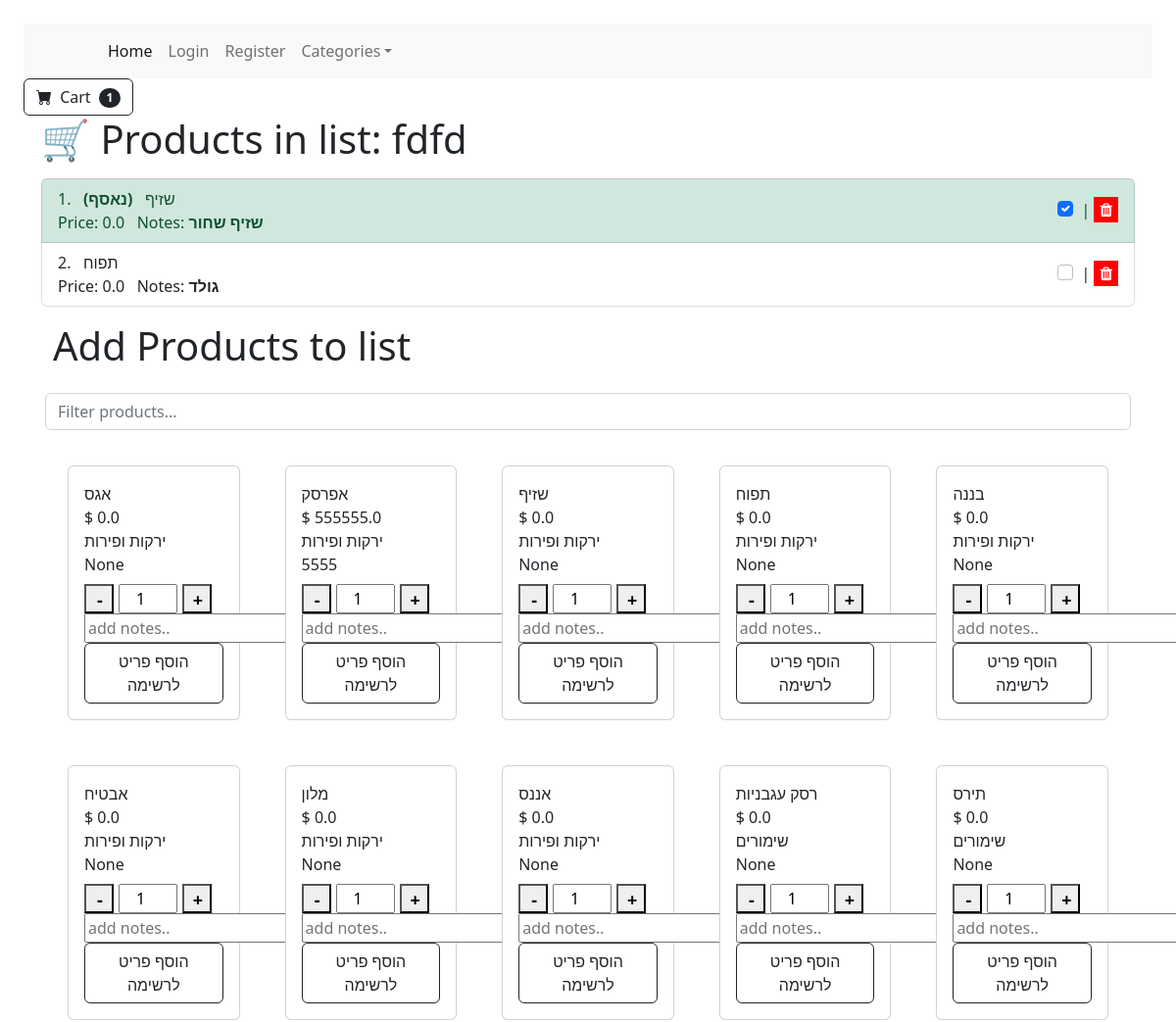
Before: /list/9 (upper part) with the older database file.
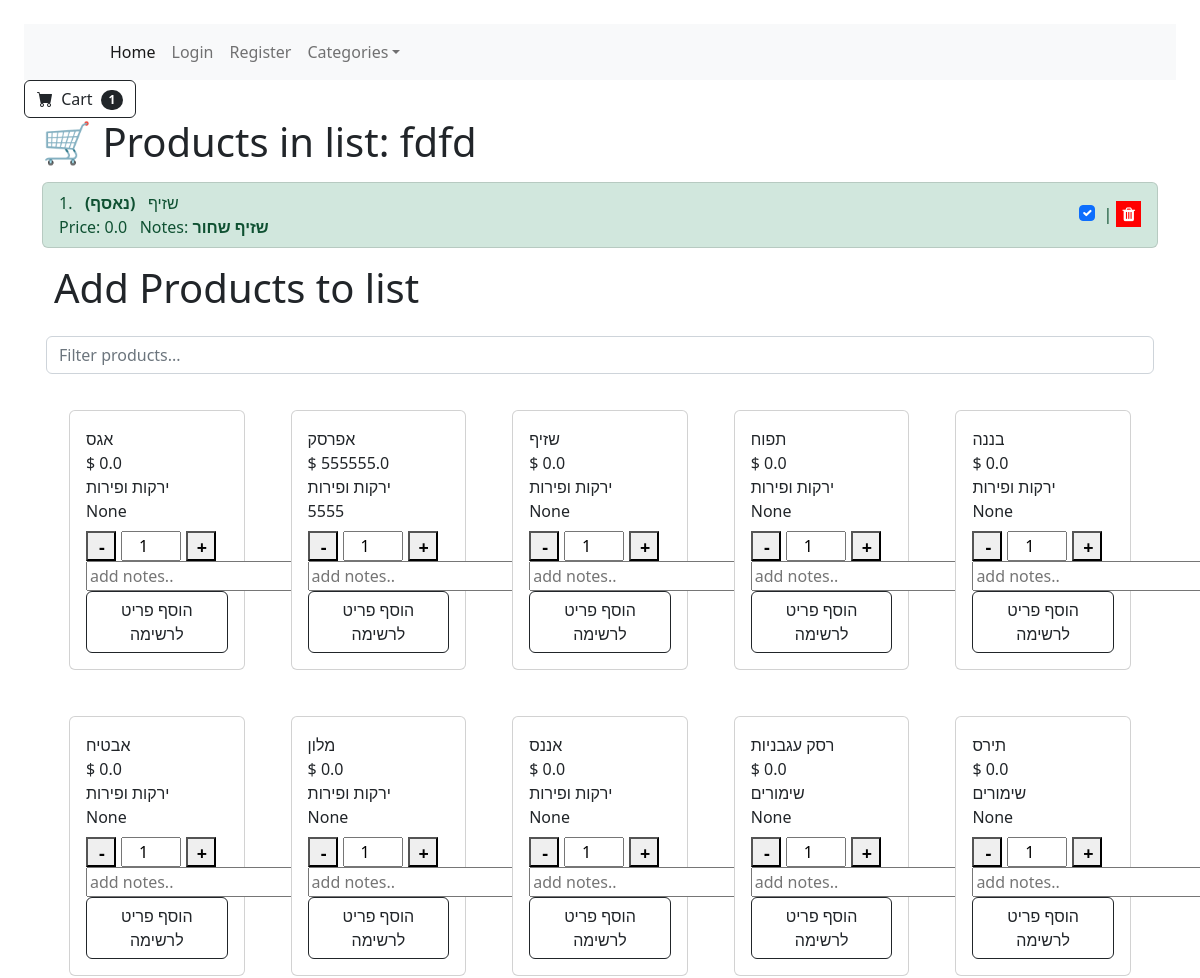
After: the same page with the newer database file.
### tables this page shows
CREATE TABLE lists (
                id INTEGER PRIMARY KEY AUTOINCREMENT,
                name TEXT UNIQUE
            );

CREATE TABLE product_in_list (
    id INTEGER PRIMARY KEY AUTOINCREMENT,
    list_id INTEGER,
    product_id INTEGER,
    collected INTEGER DEFAULT 0,
    notes TEXT,
    quantity INTEGER,
    FOREIGN KEY (list_id) REFERENCES lists(id),
    FOREIGN KEY (product_id) REFERENCES products(id)
);

CREATE TABLE products (
        id INTEGER PRIMARY KEY AUTOINCREMENT,
        name TEXT NOT NULL,
        unit TEXT ,
        price REAL,
        category_id INTEGER,
        FOREIGN KEY (category_id) REFERENCES categories(id)
    );

CREATE TABLE categories (
        id INTEGER PRIMARY KEY AUTOINCREMENT,
        name TEXT UNIQUE NOT NULL
    );

### app.py (the view)
@app.route("/list/<int:list_id>", methods=["GET", "POST"])
def view_list(list_id):
    list_items_data = []  # make this a list
    items = database_read(f"select * from product_in_list where list_id ='{list_id}';")
    list_data = database_read(f"select * from product_in_list where list_id ='{list_id}';")
    if items:
        for item in items:
            product_id = item['product_id']
            item_data =  database_read(f"select pl.*,p.* from products p inner JOIN product_in_list  pl on pl.product_id = p.id where p.id ='{product_id}';")
            if item_data:
                list_items_data.append(item_data[0])
    list_name = database_read(f"select name from lists where id ='{list_id}';")[0]['name']
    items_data = database_read(f"select p.*,cat.name as catName from products p left JOIN categories cat on category_id = cat.id")
    categories =  database_read(f"select * from categories order by name;")
    return render_template("list.html", list_id=list_id,list_data=list_data, items=list_items_data,list_name=list_name,all_items=items_data,categories=categories)

### HandelDB.py (called while the page is built)
def database_read(sql,data=None):
    connection = sqlite3.connect(database_filename)
    connection.row_factory = sqlite3.Row
    db = connection.cursor()
    if data:
         db.execute(sql, data)
    else:
         db.execute(sql)
    records = db.fetchall()
    rows = [dict(record) for record in records]
    db.close()
    connection.close()
    return rows

### app.py (called while the page is built)
@app.context_processor
def inject_user():
    return dict(user=flask_login.current_user)

@app.teardown_appcontext
def close_connection(exception):
    db = getattr(g, '_database', None)
    if db is not None:
        db.close()

@app.context_processor
def inject_collected_count():
    def get_collected_count(list_id=None):
        if list_id is None:
            return 0
        sql = f"SELECT COUNT(*) as count FROM product_in_list WHERE list_id = '{list_id}' AND collected = 1"
        print(sql)
        result = database_read(sql)
        print(result)
        return result[0]['count'] if result else 0
    return dict(get_collected_count=get_collected_count)

@app.after_request
def add_header(response):
    if request.path.endswith('service-worker.js'):
        response.headers['Content-Type'] = 'application/javascript'
    if request.path.endswith('manifest.json'):
        response.headers['Content-Type'] = 'application/manifest+json'
    return response

### templates/list.html (shortened to what this page needs)
{% extends 'base.html' %}
{% block content %}
<form class="d-flex">
  <button class="btn btn-outline-dark" type="submit">
      <i class="bi-cart-fill me-1"></i>
      Cart
      <span class="badge bg-dark text-white ms-1 rounded-pill">{{ get_collected_count(list_id) }}</span>
  </button>
</form>
<body class="p-4">
<div class="container">
  <h1 class="mb-3">🛒 Products in list:  {{ list_name }}   </h1>
  <ul id="itemsinlist"  class="list-group mb-3">
    {% for item in items %}
      <li class="list-group-item d-flex justify-content-between align-items-center
          {% if item.collected %} list-group-item-success {% endif %}">
        <span>
          {{ loop.index }}. &nbsp; {{ item['name'] }}  &nbsp; {% if item.collected %}<strong>(נאסף)</strong>{% endif %}   <br> Price: {{ item['price'] }}  &nbsp;  Notes:  {% if item.notes %}<strong>{{ item['notes']}}</strong>{% endif %}
        </span>
          <div class="form-check">
            <input class="form-check-input position-static" data-item-id="{{ item['product_id'] }}" type="checkbox" id="blankCheckbox" onchange="updateCollected(this)" value="option1" {% if item.collected %}checked{% endif %} >
            <span class="">|</span>
              <button id="del_prod" class="delete-btn" title="remove product from list"><i class="fa fa-trash"></i></button>
          </div>
      </li>
    {% else %}
      <li class="list-group-item">No items yet.</li>
    {% endfor %}
  </ul>
  <form method="POST" class="d-flex mb-3">
    <div class="container container-box">
      <h1 class="mb-4"> Add Products to list</h1>
      <div class="row row-cols-2 row-cols-sm-3 row-cols-md-4 row-cols-lg-5 g-3">
          <input type="text" id="productFilter" style="margin-bottom: 5px;" class="form-control" placeholder="Filter products...">
          {% for product in all_items%}
          <div class="col">
          <div class="card" style="margin: 15px;">
          <div class="card-body">
              <div class="card-title">{{ product['name'] }}
                  <div class="card-text">
                          $ {{ product['price'] }}
                          <br>
                          {{ product['catName'] }}
                          <br>
                          {{ product['unit'] }}
                      </div>
                  </div>
                  <div class="qty-wrapper">
                    <button class="minus" type="button" onclick="changeQty(this,-1)">-</button>
                    <input type="number" name="quantity" id="quantity" value="1" min="1" class="qty-input">
                    <button class="plus" type="button" onclick="changeQty(this,1)">+</button>
                  </div>
                  <div  class="action-wrapper">
                    <input type="text" id="notes" name="notes" placeholder="add notes.."><br>
                      <div  style="display: flex;" class="text-center"><a class="btn btn-outline-dark mt-auto" href="#" onclick="addProductToList(this); return false;" >הוסף פריט לרשימה</a>
                      </div>
                  </div>
              </div>
          </div>
      </div>
          {% endfor%}
  </div>
</div>
  </form>
</div>
</body>
{% endblock %}

### templates/base.html (shortened to what this page needs)
<!DOCTYPE html>
<html lang="en">
    <head>
        <link href="https://cdn.jsdelivr.net/npm/bootstrap-icons@1.5.0/font/bootstrap-icons.css" rel="stylesheet" />
    <link href="https://cdn.jsdelivr.net/npm/bootstrap@5.0.2/dist/css/bootstrap.min.css" rel="stylesheet">
        <link rel="stylesheet" href="https://cdnjs.cloudflare.com/ajax/libs/font-awesome/4.7.0/css/font-awesome.min.css">
<link rel="stylesheet" href="https://cdnjs.cloudflare.com/ajax/libs/font-awesome/4.7.0/css/font-awesome.min.css">
        <link href="/static/styles.css" rel="stylesheet" />
                <link rel='stylesheet' href='https://cdn.jsdelivr.net/npm/sweetalert2@7.12.15/dist/sweetalert2.min.css'></link>
    </head>
    <body>
        {% include 'navbar.html' %}
         {% block content %}
         {% endblock %}
    </body>
</html>

### templates/navbar.html (shortened to what this page needs)
<nav class="navbar navbar-expand-lg navbar-light bg-light">
    <div class="container px-4 px-lg-5">
        <div class="collapse navbar-collapse" id="navbarSupportedContent">
            <ul class="navbar-nav me-auto mb-2 mb-lg-0 ms-lg-4">
                <li class="nav-item"><a class="nav-link active" aria-current="page" href="{{ url_for('index') }}">Home</a></li>
                 {%if user.is_authenticated%}
                 <li class="nav-item"><a class="nav-link" href="{{ url_for('logout_page') }}">Logout</a></li>
                 {%else%}
                <li class="nav-item"><a class="nav-link" href="{{ url_for('login_page') }}">Login</a></li>
                <li class="nav-item"><a class="nav-link" href="{{ url_for('registration_page') }}">Register</a></li>
                {%endif%}
                <li class="nav-item dropdown">
                    <a class="nav-link dropdown-toggle" id="navbarDropdown" href="#" role="button" data-bs-toggle="dropdown" aria-expanded="false">Categories</a>
                </li>
            </ul>
        </div>
    </div>
</nav>

### templates/list.html (style rules this page uses)
.qty-wrapper { display: inline-flex; align-items: center; gap: 5px; }
.qty-wrapper button { width: 30px; height: 30px; font-size: 18px; }
.qty-wrapper input[type=number] { width: 60px; text-align: center; }
.plus { font-weight:bold; float:right; padding-right:4px; content:"+"; }
.minus { font-weight:bold; float:right; padding-right:4px; content:"-"; }
.delete-btn { background-color: red; border: none; color: white; cursor: pointer; }

Changed rows visible on the page:
removed product_in_list: name "תפוח", price "0.0", notes "גולד"
